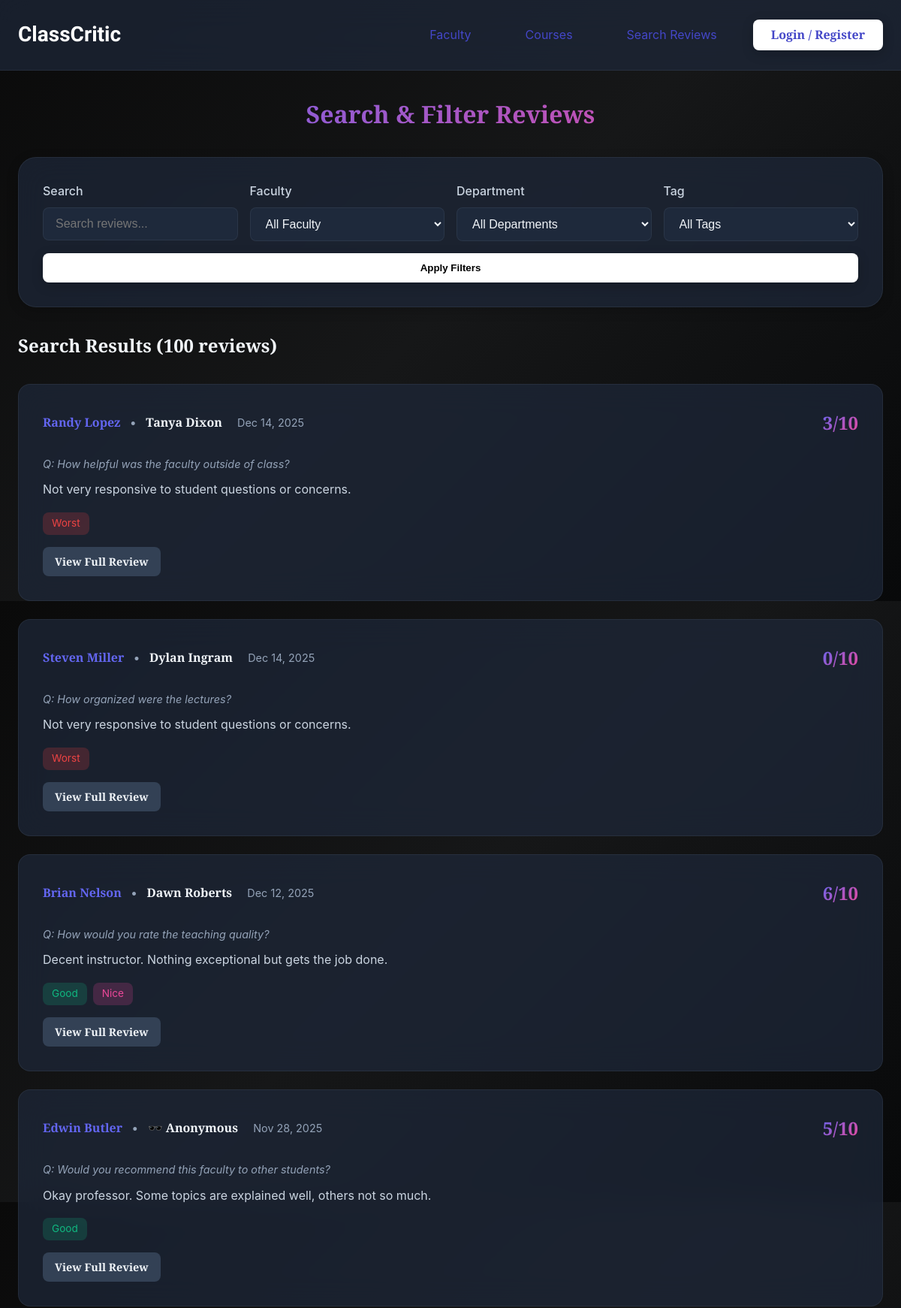
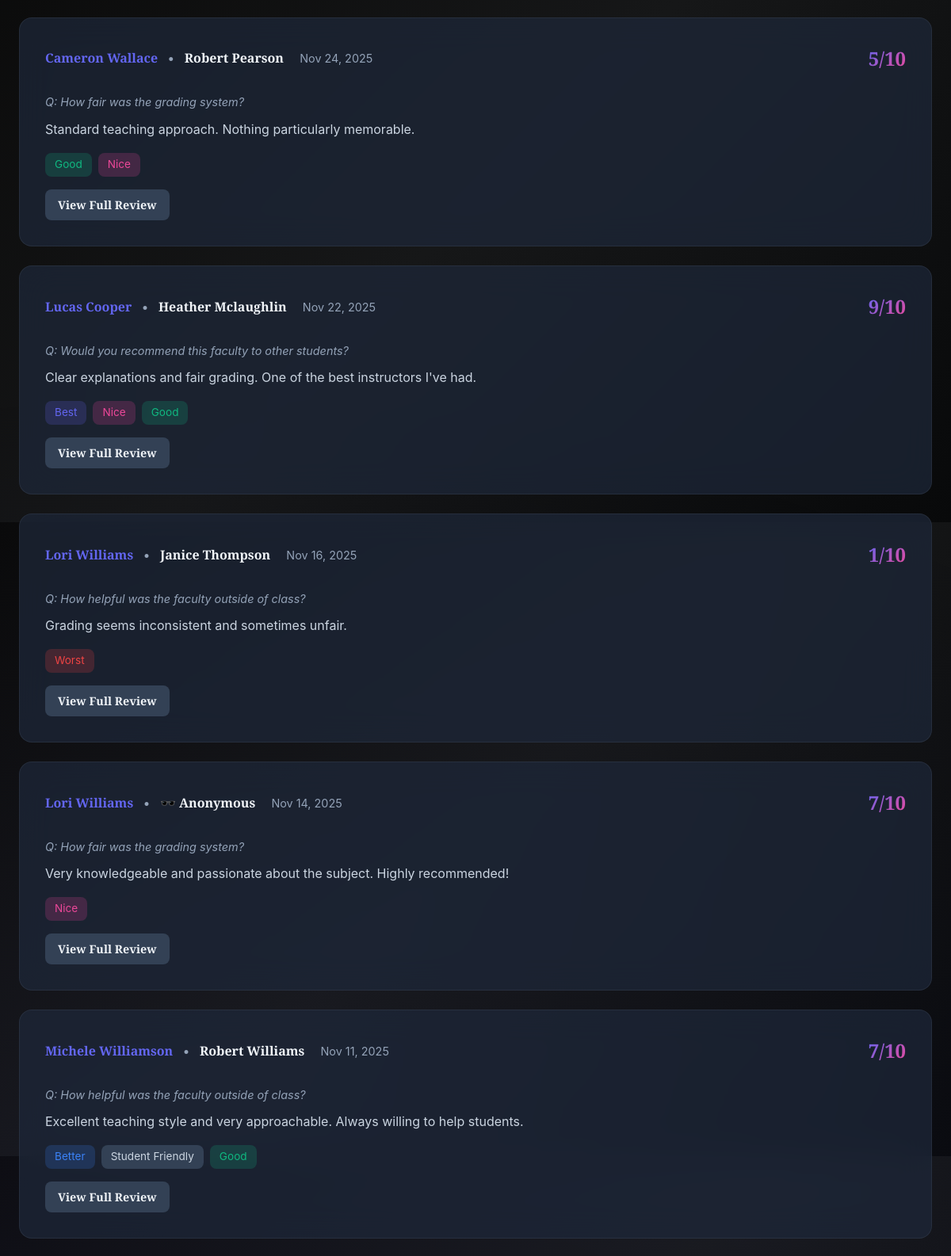
The app's page /search/ (upper part) with its own data (2 pictures, top to bottom).
### reviews/models.py (models this page shows, shortened)
class Review(models.Model):
    TAG_CHOICES = [
        ('Good', 'Good'),
        ('Better', 'Better'),
        ('Best', 'Best'),
        ('Worst', 'Worst'),
        ('Nice', 'Nice'),
        ('Student Friendly', 'Student Friendly'),
    ]
    faculty = models.ForeignKey(
        Faculty,
        on_delete=models.CASCADE,
        related_name='reviews'
    )
    student = models.ForeignKey(
        Student,
        on_delete=models.SET_NULL,
        null=True,
        blank=True,
        related_name='reviews',
        help_text='Student who submitted the review (stored even for anonymous reviews)'
    )
    question = models.ForeignKey(
        Question,
        on_delete=models.SET_NULL,
        null=True,
        blank=True,
        related_name='reviews'
    )
    description = models.TextField(
        help_text='Write your review about the faculty'
    )
    points = models.IntegerField(
        validators=[MinValueValidator(0), MaxValueValidator(10)],
        help_text='Rating from 0 to 10'
    )
    tags = models.JSONField(
        default=list,
        blank=True,
        help_text='Select from predefined tags'
    )
    is_anonymous = models.BooleanField(default=False)
    created_at = models.DateTimeField(auto_now_add=True)
    class Meta:
        ordering = ['-created_at']

class Faculty(models.Model):
    name = models.CharField(max_length=200)
    email = models.EmailField(unique=True)
    designation = models.CharField(max_length=100, blank=True, null=True)
    department = models.ForeignKey(
        Department,
        on_delete=models.CASCADE,
        related_name='faculty_members'
    )
    courses = models.ManyToManyField(Course, related_name='faculty_members', blank=True)
    class Meta:
        ordering = ['name']
        verbose_name_plural = 'Faculty'

class Student(models.Model):
    name = models.CharField(max_length=200)
    student_id = models.EmailField(
        unique=True,
        validators=[validate_student_email],
        help_text='Must be a valid @std.ewubd.edu email address'
    )
    email_verified = models.BooleanField(default=False)
    last_otp = models.CharField(max_length=6, blank=True, null=True)
    otp_created_at = models.DateTimeField(blank=True, null=True)
    class Meta:
        ordering = ['name']

class Question(models.Model):
    text = models.TextField()
    class Meta:
        ordering = ['id']

### reviews/views.py (the view)
# urls.py: path('search/', views.search_reviews, name='search_reviews'),
def search_reviews(request):
    search_query = request.GET.get('search', '')
    faculty_filter = request.GET.get('faculty', '')
    course_filter = request.GET.get('course', '')
    department_filter = request.GET.get('department', '')
    tag_filter = request.GET.get('tag', '')
    reviews = Review.objects.all()
    if search_query:
        reviews = reviews.filter(
            Q(description__icontains=search_query) |
            Q(faculty__name__icontains=search_query)
        )
    if faculty_filter:
        reviews = reviews.filter(faculty_id=faculty_filter)
    if course_filter:
        reviews = reviews.filter(faculty__courses__id=course_filter)
    if department_filter:
        reviews = reviews.filter(faculty__department_id=department_filter)
    if tag_filter:
        reviews = [r for r in reviews if tag_filter in r.tags]
    context = {
        'reviews': reviews,
        'faculties': Faculty.objects.all(),
        'courses': Course.objects.all(),
        'departments': Department.objects.all(),
        'available_tags': [tag[0] for tag in Review.TAG_CHOICES],
        'search_query': search_query,
        'faculty_filter': faculty_filter,
        'course_filter': course_filter,
        'department_filter': department_filter,
        'tag_filter': tag_filter,
    }
    return render(request, 'reviews/search_results.html', context)

### reviews/templates/reviews/search_results.html (shortened to what this page needs)
{% extends 'reviews/base.html' %}
{% block content %}
<div class="container" style="margin-top: 2rem;">
    <h1 style="text-align: center; margin-bottom: 2rem; background: linear-gradient(135deg, var(--primary), var(--secondary)); -webkit-background-clip: text; -webkit-text-fill-color: transparent;">
        Search & Filter Reviews
    </h1>
    <div class="card" style="margin-bottom: 2rem;">
        <form method="GET">
            <div style="display: grid; grid-template-columns: repeat(auto-fit, minmax(200px, 1fr)); gap: 1rem;">
                <div class="form-group" style="margin: 0;">
                    <label class="form-label">Search</label>
                    <input type="text" name="search" class="form-input" placeholder="Search reviews..." value="{{ search_query }}">
                </div>
                <div class="form-group" style="margin: 0;">
                    <label class="form-label">Faculty</label>
                    <select name="faculty" class="form-select">
                        <option value="">All Faculty</option>
                    </select>
                </div>
                <div class="form-group" style="margin: 0;">
                    <label class="form-label">Department</label>
                    <select name="department" class="form-select">
                        <option value="">All Departments</option>
                    </select>
                </div>
                <div class="form-group" style="margin: 0;">
                    <label class="form-label">Tag</label>
                    <select name="tag" class="form-select">
                        <option value="">All Tags</option>
                    </select>
                </div>
            </div>
            <button type="submit" class="btn btn-primary" style="margin-top: 1rem; width: 100%;">
                Apply Filters
            </button>
        </form>
    </div>
    <h2 style="margin-bottom: 1.5rem; color: var(--text-primary);">
        Search Results ({{ reviews|length }} review{{ reviews|length|pluralize }})
    </h2>
    <div class="review-list">
        {% for review in reviews %}
        <div class="review-item fade-in">
            <div class="review-header">
                <div>
                    <a href="{% url 'faculty_detail' review.faculty.id %}" style="color: var(--primary); text-decoration: none; font-weight: 600;">
                        {{ review.faculty.name }}
                    </a>
                    <span style="color: var(--text-muted); margin: 0 0.5rem;">•</span>
                    <span class="review-author">
                        {% if review.is_anonymous %}
                        🕶️ Anonymous
                        {% else %}
                        {{ review.student.name }}
                        {% endif %}
                    </span>
                    <span class="review-date" style="margin-left: 1rem;">
                        {{ review.created_at|date:"M d, Y" }}
                    </span>
                </div>
                <div class="review-points">{{ review.points }}/10</div>
            </div>
            {% if review.question %}
            <p style="color: var(--text-muted); font-size: 0.9rem; margin-bottom: 0.5rem; font-style: italic;">
                Q: {{ review.question.text }}
            </p>
            {% endif %}
            <p class="review-description">{{ review.description|truncatewords:50 }}</p>
            {% if review.tags %}
            <div class="tags">
                {% for tag in review.tags %}
                <span class="tag tag-{{ tag|lower|cut:' ' }}">{{ tag }}</span>
                {% endfor %}
            </div>
            {% endif %}
            <a href="{% url 'faculty_detail' review.faculty.id %}" class="btn btn-secondary" style="margin-top: 1rem; font-size: 0.9rem; padding: 0.5rem 1rem;">
                View Full Review
            </a>
        </div>
        {% empty %}
        <div style="text-align: center; padding: 3rem; background: var(--glass-bg); border-radius: var(--radius-md);">
            <p style="color: var(--text-muted); font-size: 1.1rem;">
                No reviews found matching your criteria.
            </p>
        </div>
        {% endfor %}
    </div>
</div>
{% endblock %}

### reviews/static/reviews/style.css (style rules this page uses)
:root { --primary: #6366f1; --primary-dark: #4f46e5; --secondary: #ec4899; --accent: #8b5cf6; --success: #10b981; --warning: #f59e0b; --danger: #ef4444; --bg-primary: #0f172a; --bg-secondary: #1e293b; --bg-tertiary: #334155; --text-primary: #f1f5f9; --text-secondary: #cbd5e1; --text-muted: #94a3b8; --glass-bg: rgba(30, 41, 59, 0.7); --glass-border: rgba(148, 163, 184, 0.1); --spacing-xs: 0.5rem; --spacing-sm: 1rem; --spacing-md: 1.5rem; --spacing-lg: 2rem; --spacing-xl: 3rem; --radius-sm: 0.5rem; --radius-md: 1rem; --radius-lg: 1.5rem; --shadow-sm: 0 2px 8px rgba(0, 0, 0, 0.1); --shadow-md: 0 4px 16px rgba(0, 0, 0, 0.2); --shadow-lg: 0 8px 32px rgba(0, 0, 0, 0.3); --shadow-glow: 0 0 20px rgba(99, 102, 241, 0.3); }
* { margin: 0; padding: 0; box-sizing: border-box; }
body { font-family: 'Zilla Slab', -apple-system, BlinkMacSystemFont, 'Segoe UI', sans-serif; background: linear-gradient(135deg, #0a0a0a 0%, #161718 50%, #08090a 100%); color: var(--text-primary); line-height: 1.6; min-height: 100vh; overflow-x: hidden; }
body::before { content: ''; position: fixed; top: 0; left: 0; width: 100%; height: 100%; background: radial-gradient(circle at 20% 50%, rgba(99, 102, 241, 0.1) 0%, transparent 50%), radial-gradient(circle at 80% 80%, rgba(236, 72, 153, 0.1) 0%, transparent 50%); pointer-events: none; z-index: -1; }
.container { max-width: 1200px; margin: 0 auto; padding: 0 var(--spacing-md); }
.btn { padding: 0.75rem 1.5rem; border-radius: var(--radius-sm); border: none; font-weight: 600; cursor: pointer; transition: all 0.3s ease; text-decoration: none; display: inline-block; }
.btn-primary { background: white; color: black; box-shadow: var(--shadow-md); }
.btn-secondary { background: var(--bg-tertiary); color: var(--text-primary); }
.card { background: var(--glass-bg); backdrop-filter: blur(20px); border: 1px solid var(--glass-border); border-radius: var(--radius-lg); padding: var(--spacing-lg); box-shadow: var(--shadow-md); transition: all 0.3s ease; }
.form-group { margin-bottom: var(--spacing-md); }
.form-label { display: block; margin-bottom: var(--spacing-xs); color: var(--text-secondary); font-weight: 500; }
.form-input, .form-select, .form-textarea { width: 100%; padding: 0.75rem 1rem; background: var(--bg-secondary); border: 1px solid var(--glass-border); border-radius: var(--radius-sm); color: var(--text-primary); font-size: 1rem; transition: all 0.3s ease; }
.tags { display: flex; flex-wrap: wrap; gap: var(--spacing-xs); margin-top: var(--spacing-sm); }
.tag { padding: 0.25rem 0.75rem; background: var(--bg-tertiary); border-radius: var(--radius-sm); font-size: 0.85rem; color: var(--text-secondary); }
.tag-good { background: rgba(16, 185, 129, 0.2); color: var(--success); }
.tag-better { background: rgba(59, 130, 246, 0.2); color: #3b82f6; }
.tag-best { background: rgba(99, 102, 241, 0.2); color: var(--primary); }
.tag-worst { background: rgba(239, 68, 68, 0.2); color: var(--danger); }
.tag-nice { background: rgba(236, 72, 153, 0.2); color: var(--secondary); }
.review-list { margin-top: var(--spacing-lg); }
.review-item { background: var(--glass-bg); backdrop-filter: blur(20px); border: 1px solid var(--glass-border); border-radius: var(--radius-md); padding: var(--spacing-lg); margin-bottom: var(--spacing-md); }
.review-header { display: flex; justify-content: space-between; align-items: center; margin-bottom: var(--spacing-md); }
.review-author { font-weight: 600; color: var(--text-primary); }
.review-date { color: var(--text-muted); font-size: 0.9rem; }
.review-points { font-size: 1.5rem; font-weight: 700; background: linear-gradient(135deg, var(--primary), var(--secondary)); -webkit-background-clip: text; -webkit-text-fill-color: transparent; background-clip: text; }
.review-description { color: var(--text-secondary); line-height: 1.8; margin-bottom: var(--spacing-sm); }
.fade-in { animation: fadeIn 0.6s ease-out; }

### records on screen
Review: faculty.name "Randy Lopez", student.name "Tanya Dixon", created_at "Dec 14, 2025", points "3", question.text "How helpful was the faculty outside of class?", description "Not very responsive to student questions or concerns.", tags "Worst"
Review: faculty.name "Steven Miller", student.name "Dylan Ingram", created_at "Dec 14, 2025", points "0", question.text "How organized were the lectures?", description "Not very responsive to student questions or concerns.", tags "Worst"
Review: faculty.name "Brian Nelson", student.name "Dawn Roberts", created_at "Dec 12, 2025", points "6", question.text "How would you rate the teaching quality?", description "Decent instructor. Nothing exceptional but gets the job done.", tags "Good" "Nice"
Review: faculty.name "Edwin Butler", is_anonymous "🕶️ Anonymous", created_at "Nov 28, 2025", points "5", question.text "Would you recommend this faculty to other students?", description "Okay professor. Some topics are explained well, others not so much.", tags "Good"
Review: faculty.name "Cameron Wallace", student.name "Robert Pearson", created_at "Nov 24, 2025", points "5", question.text "How fair was the grading system?", description "Standard teaching approach. Nothing particularly memorable.", tags "Good" "Nice"
Review: faculty.name "Lucas Cooper", student.name "Heather Mclaughlin", created_at "Nov 22, 2025", points "9", question.text "Would you recommend this faculty to other students?", description "Clear explanations and fair grading. One of the best instructors I've had.", tags "Best" "Nice" "Good"
Review: faculty.name "Lori Williams", student.name "Janice Thompson", created_at "Nov 16, 2025", points "1", question.text "How helpful was the faculty outside of class?", description "Grading seems inconsistent and sometimes unfair.", tags "Worst"
Review: faculty.name "Lori Williams", is_anonymous "🕶️ Anonymous", created_at "Nov 14, 2025", points "7", question.text "How fair was the grading system?", description "Very knowledgeable and passionate about the subject. Highly recommended!", tags "Nice"
Review: faculty.name "Michele Williamson", student.name "Robert Williams", created_at "Nov 11, 2025", points "7", question.text "How helpful was the faculty outside of class?", description "Excellent teaching style and very approachable. Always willing to help students.", tags "Better" "Student Friendly" "Good"

### other values on screen
{{ reviews|length }} "100"
